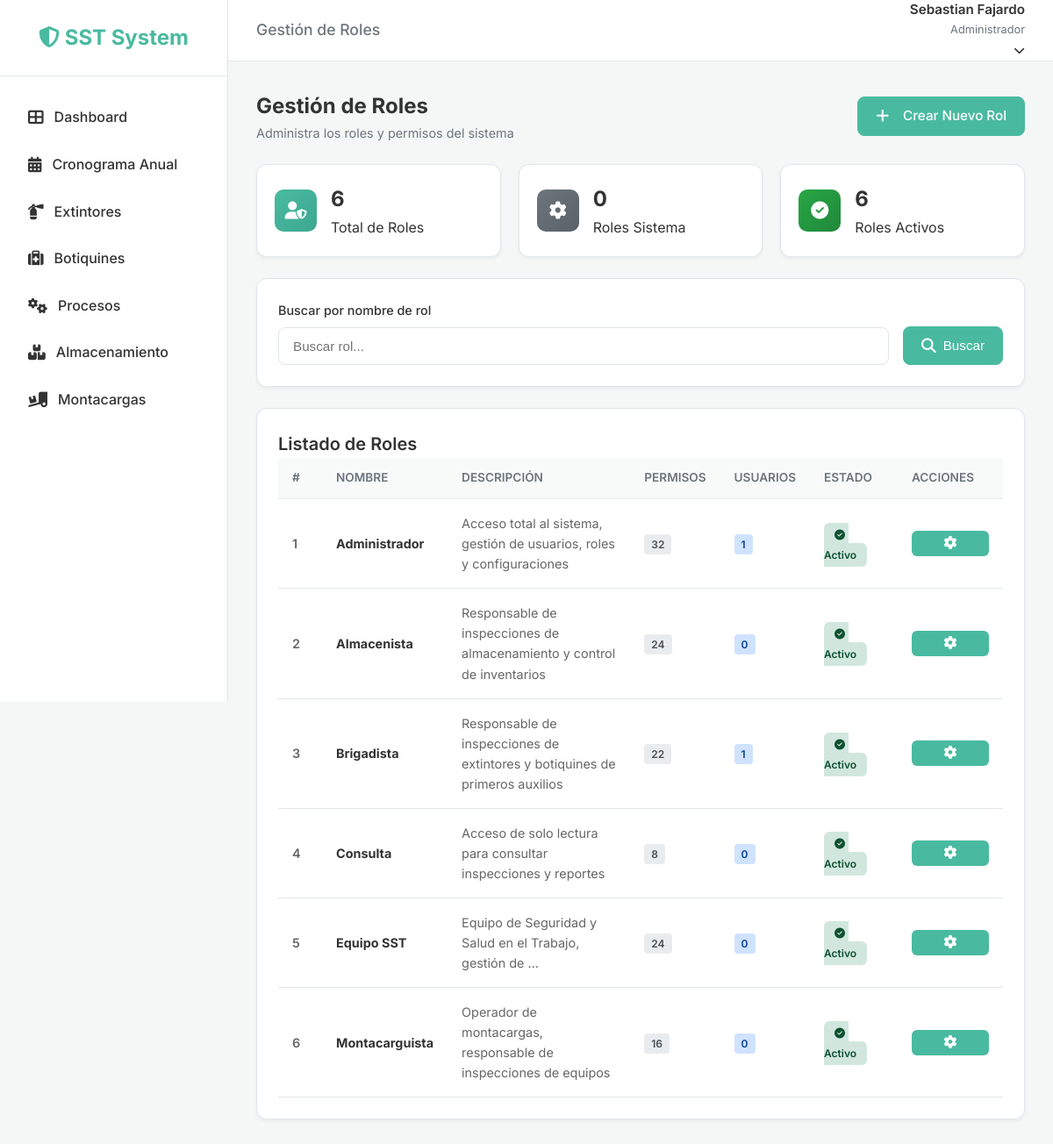
/roles/ (signed in), run on the app's committed database.
### users/models.py (models this page shows, shortened)
class CustomUser(AbstractUser):
    email = models.EmailField(unique=True)
    document_number = models.CharField(max_length=20, blank=True, null=True)
    role = models.ForeignKey('roles.Role', on_delete=models.SET_NULL, null=True, blank=True,
                             related_name='users', verbose_name='Rol')
    updated_at = models.DateTimeField(auto_now=True)
    digital_signature = models.TextField(blank=True, null=True, verbose_name="Firma Digital") # Base64 encoded image
    USERNAME_FIELD = 'email'
    REQUIRED_FIELDS = ['username', 'first_name', 'last_name']
    def has_perm_custom(self, module, action):
        if self.is_superuser:
            return True
        if self.role and self.role.name == 'Administrador':
            return True
        if not self.role or not self.role.is_active:
            return False
        return self.role.has_permission(module, action)

### roles/models.py (models this page shows, shortened)
class Role(models.Model):
    name = models.CharField(max_length=100, unique=True, verbose_name='Nombre del Rol')
    description = models.TextField(blank=True, verbose_name='Descripción')
    permissions = models.ManyToManyField(Permission, blank=True, related_name='roles', verbose_name='Permisos')
    is_active = models.BooleanField(default=True, verbose_name='Activo')
    is_system_role = models.BooleanField(default=False, verbose_name='Rol del Sistema')
    created_at = models.DateTimeField(auto_now_add=True)
    updated_at = models.DateTimeField(auto_now=True)
    class Meta:
        verbose_name = 'Rol'
        verbose_name_plural = 'Roles'
        ordering = ['name']

### roles/views.py (the view)
# urls.py: path('', views.RoleListView.as_view(), name='role_list'),
class RoleListView(LoginRequiredMixin, RolePermissionRequiredMixin, ListView):
    permission_required = ('roles', 'view')
    model = Role
    template_name = 'roles/role_list.html'
    context_object_name = 'roles'
    def get_queryset(self):
        queryset = Role.objects.all().prefetch_related('permissions', 'users')
        search_query = self.request.GET.get('search', '')
        if search_query:
            queryset = queryset.filter(name__icontains=search_query)
        return queryset
    def get_context_data(self, **kwargs):
        context = super().get_context_data(**kwargs)
        context['total_roles'] = Role.objects.count()
        context['system_roles'] = Role.objects.filter(is_system_role=True).count()
        context['active_roles'] = Role.objects.filter(is_active=True).count()
        context['search'] = self.request.GET.get('search', '')
        return context

### roles/mixins.py (called while the page is built)
    def dispatch(self, request, *args, **kwargs):
        if not request.user.is_authenticated:
            return self.handle_no_permission()
        if not self.has_permission():
            messages.error(request, 'No tienes permiso para realizar esta acción o acceder a esta sección.')
            referer = request.META.get('HTTP_REFERER')
            if referer and referer != request.build_absolute_uri():
                return redirect(referer)
            return redirect('dashboard')
        return super().dispatch(request, *args, **kwargs)

    def has_permission(self):
        if self.permission_required:
            user = self.request.user
            if hasattr(user, 'has_perm_custom'):
                if isinstance(self.permission_required, (list, tuple)) and len(self.permission_required) == 2:
                    module, action = self.permission_required
                    return user.has_perm_custom(module, action)
        return True

### roles/templatetags/permission_tags.py (called while the page is built)
@register.simple_tag(takes_context=True)
def has_permission(context, module, action):
    request = context.get('request')
    if not request or not request.user.is_authenticated:
        return False
    if hasattr(request.user, 'has_perm_custom'):
        return request.user.has_perm_custom(module, action)
    return False

### templates/roles/role_list.html (shortened to what this page needs)
{% extends 'base.html' %}
{% block header_title %}Gestión de Roles{% endblock %}
{% block content %}
<div class="dashboard-header">
    <div>
        <h1 style="font-size: 1.5rem; font-weight: 700;">Gestión de Roles</h1>
        <p style="color: var(--text-light); font-size: 0.9rem;">Administra los roles y permisos del sistema</p>
    </div>
    <a href="{% url 'role_create' %}" class="btn btn-primary">
        <i class="fas fa-plus" style="margin-right: 8px;"></i> Crear Nuevo Rol
    </a>
</div>
<div class="stats-container">
    <div class="stat-card">
        <div class="stat-icon icon-blue">
            <i class="fas fa-user-shield"></i>
        </div>
        <div class="stat-info">
            <div class="stat-value">{{ total_roles }}</div>
            <div class="stat-label">Total de Roles</div>
        </div>
    </div>
    <div class="stat-card">
        <div class="stat-icon icon-gray">
            <i class="fas fa-cog"></i>
        </div>
        <div class="stat-info">
            <div class="stat-value">{{ system_roles }}</div>
            <div class="stat-label">Roles Sistema</div>
        </div>
    </div>
    <div class="stat-card">
        <div class="stat-icon icon-green">
            <i class="fas fa-check-circle"></i>
        </div>
        <div class="stat-info">
            <div class="stat-value">{{ active_roles }}</div>
            <div class="stat-label">Roles Activos</div>
        </div>
    </div>
</div>
<div class="card" style="margin-bottom: 24px;">
    <form method="get" style="display: flex; gap: 16px; align-items: end;">
        <div class="form-group" style="flex: 1; margin-bottom: 0;">
            <label for="search">Buscar por nombre de rol</label>
            <input type="text" id="search" name="search" value="{{ search }}" placeholder="Buscar rol..."
                style="width: 100%;">
        </div>
        <button type="submit" class="btn btn-primary" style="margin-bottom: 0;">
            <i class="fas fa-search"></i> Buscar
        </button>
    </form>
</div>
<div class="card">
    <h3 class="card-title">Listado de Roles</h3>
    <div class="table-wrapper">
        <table>
            <thead>
                <tr>
                    <th style="width: 50px;">#</th>
                    <th>Nombre</th>
                    <th>Descripción</th>
                    <th style="width: 100px;">Permisos</th>
                    <th style="width: 100px;">Usuarios</th>
                    <th style="width: 100px;">Estado</th>
                    <th style="width: 120px;">Acciones</th>
                </tr>
            </thead>
            <tbody>
                {% for role in roles %}
                <tr>
                    <td style="font-weight: 600; color: #666;">{{ forloop.counter }}</td>
                    <td>
                        <strong>{{ role.name }}</strong>
                    </td>
                    <td style="color: #666;">{{ role.description|truncatewords:10 }}</td>
                    <td>
                        <span
                            style="background: #e9ecef; color: #495057; padding: 4px 8px; border-radius: 4px; font-size: 0.75rem; font-weight: 600;">
                            {{ role.permissions.count }}
                        </span>
                    </td>
                    <td>
                        <span
                            style="background: #cfe2ff; color: #084298; padding: 4px 8px; border-radius: 4px; font-size: 0.75rem; font-weight: 600;">
                            {{ role.users.count }}
                        </span>
                    </td>
                    <td>
                        {% if role.is_active %}
                        <span
                            style="background: #d1e7dd; color: #0f5132; padding: 6px 12px; border-radius: 6px; font-size: 0.75rem; font-weight: 600;">
                            <i class="fas fa-check-circle" style="margin-right: 4px;"></i> Activo
                        </span>
                        {% else %}
                        <span
                            style="background: #f8d7da; color: #842029; padding: 6px 12px; border-radius: 6px; font-size: 0.75rem; font-weight: 600;">
                            <i class="fas fa-ban" style="margin-right: 4px;"></i> Inactivo
                        </span>
                        {% endif %}
                    </td>
                    <td>
                        <div style="position: relative;">
                            <button class="btn btn-sm"
                                style="background: #49BAA0; color: white; padding: 6px 12px; width: 100%;"
                                onclick="toggleRoleMenu({{ role.pk }})" title="Acciones">
                                <i class="fas fa-cog"></i>
                            </button>
                        </div>
                    </td>
                </tr>
                {% endfor %}
            </tbody>
        </table>
    </div>
</div>
</div>
{% endblock %}

### templates/base.html (shortened to what this page needs)
{% load static permission_tags %}
<!DOCTYPE html>
<html lang="es">
<head>
    <link rel="stylesheet" href="https://cdnjs.cloudflare.com/ajax/libs/font-awesome/6.4.0/css/all.min.css">
    <link rel="stylesheet" href="https://cdnjs.cloudflare.com/ajax/libs/toastr.js/latest/toastr.min.css">
    <link rel="stylesheet" href="{% static 'css/style.css' %}">
</head>
<body>
    {% if user.is_authenticated %}
    <div class="app-wrapper">
        <aside class="sidebar">
            <div class="sidebar-header">
                <a href="{% url 'dashboard' %}" class="logo">
                    <i class="fas fa-shield-alt"></i> <span class="logo-text">SST System</span>
                </a>
            </div>
            <ul class="sidebar-menu">
                {% has_permission 'users' 'view' as can_view_dashboard %}
                <li>
                    <a href="{% url 'dashboard' %}"
                        class="{% if request.resolver_match.url_name == 'dashboard' %}active{% endif %}">
                        <i class="fas fa-th-large"></i> <span>Dashboard</span>
                    </a>
                </li>
                {% has_permission 'schedule' 'view' as can_view_schedule %}
                {% if can_view_schedule %}
                <li>
                    <a href="{% url 'inspection_list' %}"
                        class="{% if request.resolver_match.url_name == 'inspection_list' %}active{% endif %}">
                        <i class="fas fa-calendar-alt"></i> <span>Cronograma Anual</span>
                    </a>
                </li>
                {% endif %}
                {% has_permission 'extinguisher' 'view' as can_view_extinguisher %}
                {% if can_view_extinguisher %}
                <li>
                    <a href="{% url 'extinguisher_list' %}"
                        class="{% if 'extinguisher' in request.path %}active{% endif %}">
                        <i class="fas fa-fire-extinguisher"></i> <span>Extintores</span>
                    </a>
                </li>
                {% endif %}
                {% has_permission 'first_aid' 'view' as can_view_first_aid %}
                {% if can_view_first_aid %}
                <li>
                    <a href="{% url 'first_aid_list' %}" class="{% if 'first-aid' in request.path %}active{% endif %}">
                        <i class="fas fa-medkit"></i> <span>Botiquines</span>
                    </a>
                </li>
                {% endif %}
                {% has_permission 'process' 'view' as can_view_process %}
                {% if can_view_process %}
                <li>
                    <a href="{% url 'process_list' %}" class="{% if 'process' in request.path %}active{% endif %}">
                        <i class="fas fa-cogs"></i> <span>Procesos</span>
                    </a>
                </li>
                {% endif %}
                {% has_permission 'storage' 'view' as can_view_storage %}
                {% if can_view_storage %}
                <li>
                    <a href="{% url 'storage_list' %}" class="{% if 'storage' in request.path %}active{% endif %}">
                        <i class="fas fa-boxes"></i> <span>Almacenamiento</span>
                    </a>
                </li>
                {% endif %}
                {% has_permission 'forklift' 'view' as can_view_forklift %}
                {% if can_view_forklift %}
                <li>
                    <a href="{% url 'forklift_list' %}" class="{% if 'forklift' in request.path %}active{% endif %}">
                        <i class="fas fa-truck-loading"></i> <span>Montacargas</span>
                    </a>
                </li>
                {% endif %}
            </ul>
        </aside>
        <div style="flex: 1; display: flex; flex-direction: column;">
            <header class="topbar">
                <div class="page-title">
                    <h2 style="font-size: 1.1rem; color: var(--text-light); font-weight: 500;">
                        {% block header_title %}Panel de Control{% endblock %}
                    </h2>
                </div>
                <div class="user-profile" style="position: relative;">
                    <div class="user-info" style="cursor: pointer;" onclick="toggleUserDropdown()">
                        <span class="user-name">{{ user.get_full_name|default:user.email }}</span>
                        <span class="user-role">{% if user.is_staff %}Administrador{% else %}Inspector{% endif %}</span>
                        <i class="fas fa-chevron-down"
                            style="margin-left: 8px; font-size: 0.8rem; transition: transform 0.3s;"></i>
                    </div>
                </div>
            </header>
            <main class="main-content">
                <div class="content-container">
                    {% block content %}{% endblock %}
                </div>
        </div>
    {% endif %}
</body>
</html>

### data on the page
CustomUser: get_full_name "Sebastian Fajardo"
Role: name "Administrador", description "Acceso total al sistema, gestión de usuarios, roles y configuraciones", permissions.count "32", users.count "1", is_active True (drawn)
Role: name "Almacenista", description "Responsable de inspecciones de almacenamiento y control de inventarios", permissions.count "24", users.count "0", is_active True (drawn)
Role: name "Brigadista", description "Responsable de inspecciones de extintores y botiquines de primeros auxilios", permissions.count "22", users.count "1", is_active True (drawn)
Role: name "Consulta", description "Acceso de solo lectura para consultar inspecciones y reportes", permissions.count "8", users.count "0", is_active True (drawn)
Role: name "Equipo SST", description "Equipo de Seguridad y Salud en el Trabajo, gestión de …", permissions.count "24", users.count "0", is_active True (drawn)
Role: name "Montacarguista", description "Operador de montacargas, responsable de inspecciones de equipos", permissions.count "16", users.count "0", is_active True (drawn)

### other printed values
{{ total_roles }} "6"
{{ system_roles }} "0"
{{ active_roles }} "6"
